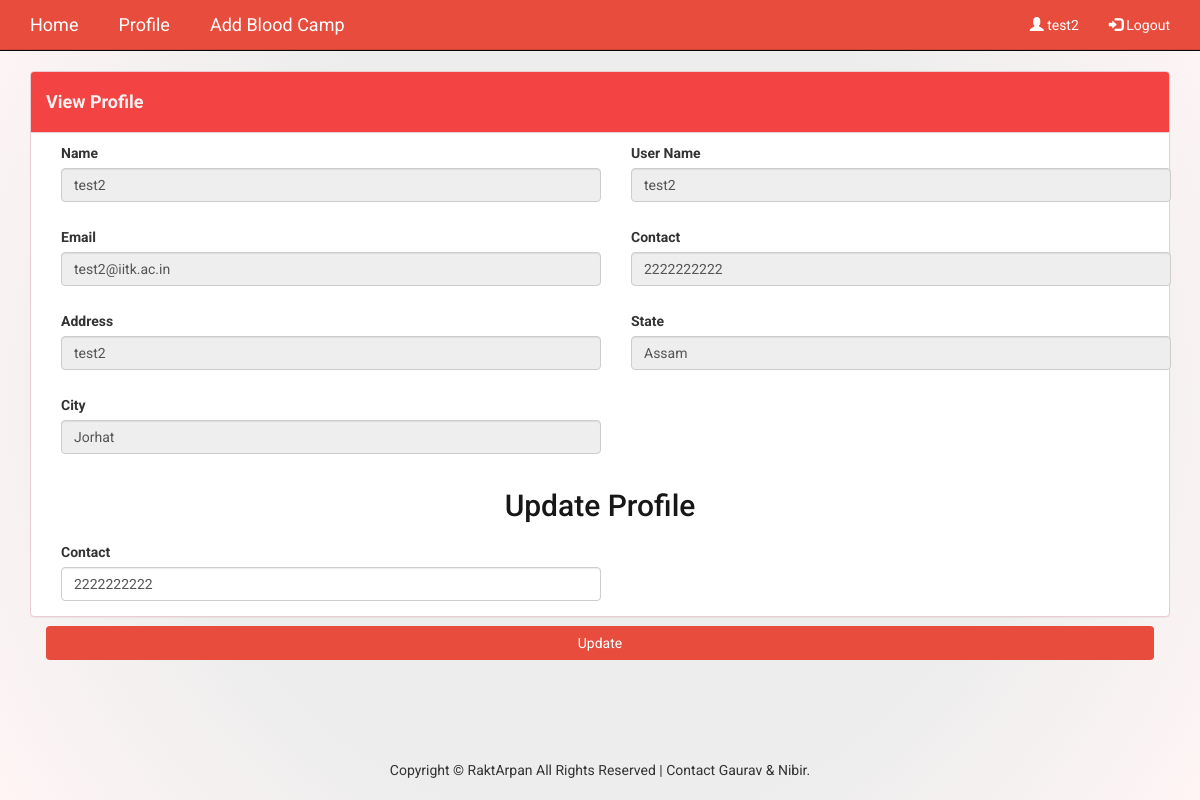
The page /user/blood_bank_dashboard/blood_bank_profile (signed in) on the database its author committed.
### user/models.py (models this page shows, shortened)
class User(models.Model):
    user_id = models.AutoField(primary_key=True)
    blood_bank_name = models.CharField(max_length=120, blank=False)
    username = models.CharField(max_length=40, unique=True, blank=False)
    email = models.EmailField(max_length=100, unique=True, blank=False)
    password = models.CharField(max_length=100, blank=False)
    contact = models.CharField(max_length=10, default="N/A", blank=False)
    address = models.CharField(max_length=400, default="N/A", blank=False)
    roles = models.CharField(max_length=20, default="N/A", blank=False) #blood_bank : for role based restriction
    state = models.ForeignKey(State, on_delete=models.CASCADE,null=True,  default = None)
    city = models.ForeignKey(City, on_delete=models.CASCADE, null=True, default = None)

class State(models.Model):
    state_id = models.AutoField(primary_key=True)
    name = models.CharField(max_length=30, blank=False)

class City(models.Model):
    city_id = models.AutoField(primary_key=True)
    name = models.CharField(max_length=30, blank=False)
    state = models.ForeignKey(State, null=True,on_delete=models.CASCADE)

### user/views.py (the view)
# urls.py: path("blood_bank_dashboard/blood_bank_profile", views.blood_bank_profile, name="blood_bank_profile"),
def blood_bank_profile(request):
    user = IsLoggedIn(request)
    if user is None:
        return HttpResponseRedirect("/user")
    else:
        if user.roles == "blood_bank":
            data = {"blood_bank": None}
            for b in User.objects.all():
                if b == user:
                    data["blood_bank"] = b
                    break
            return render(request, "blood_bank_profile.html", data)
        else:
            messages.error(request, "Kindly login to view the page!")
            return HttpResponseRedirect("/user")

### user/utils.py (called while the page is built)
def IsLoggedIn(request):
    if request.session.has_key("username"):
        try:
            user = User.objects.get(username=request.session["username"])
            return user
        except:
            return None
    else:
        return None

### user/templates/blood_bank_profile.html (shortened to what this page needs)
<!DOCTYPE html>
<html>
<head>
    {% load static %}
    <link href="{% static 'css/bootstrap.min.css' %}" rel="stylesheet">
    <link href="{% static 'css/index.css' %}" rel="stylesheet">
</head>
<body>
    <div class="navbar navbar-inverse navbar-fixed-top">
        <div class="container navbar-1">
            <div class="navbar-header">
                <a class="navbar-brand" href="/user/blood_bank_dashboard" style="margin-right: 25px;">Home</a>
                <a class="navbar-brand" href="/user/blood_bank_dashboard/blood_bank_profile" style="margin-right: 25px;">Profile</a>
                <a class="navbar-brand" href="/user/blood_bank_dashboard/blood_camp" style="margin-right: 25px;">Add Blood Camp</a>
            </div>
            <div class="collapse navbar-collapse" id="myNavbar">
                <ul class="nav navbar-nav navbar-right">
                    <li><a href=""><span class = "glyphicon glyphicon-user"></span> {{ blood_bank.username }}</a></li>
                    <li><a href = "/user/logout"><span class = "glyphicon glyphicon-log-in"></span> Logout</a></li>
                </ul>
            </div>
        </div>
    </div>
    <div class="container container-fluid">
        <div class="row">
            <main class="col-md-9 ml-sm-auto col-lg-12 px-md-4 py-4">
                {% if messages %}
                {% for message in messages %}
                {% if message.tags %}
                {% if message.tags == "error" %}
                <div class="panel panel-danger">
                {% endif %}
                {% if message.tags == "success" %}
                <div class="panel panel-success">
                {% endif %}
                    <div class="panel-heading">
                        <strong><h5 class="{{ message.tags }}">{{ message }}</h5></strong>
                    </div>
                {% endif %}
                {% endfor %}
                {% else %}
                <div class="panel panel-danger">
                    <div class="panel-heading">
                        <h4><strong>View Profile</strong></h4>
                    </div>
                {% endif %}
                <div class="container container-fluid">
                    <div class="form-group col-md-6">
                        <label for="name">Name</label>
                        <input type="text" class="form-control" id="name" value="{{blood_bank.blood_bank_name}}" disabled>
                    </div>
                    <div class="form-group col-md-6">
                        <label for="username">User Name </label>
                        <input type="text" class="form-control" id="username" value="{{blood_bank.username}}" disabled>
                    </div>
                    <div class="form-group col-md-6">
                        <label for="email">Email</label>
                        <input type="text" class="form-control" id="email" value="{{blood_bank.email}}" disabled>
                    </div>
                    <div class="form-group col-md-6">
                        <label for="contact">Contact</label>
                        <input type="text" class="form-control" id="contact" value="{{blood_bank.contact}}" disabled>
                    </div>
                    <div class="form-group col-md-6">
                        <label for="address">Address</label>
                        <input type="text" class="form-control" id="address" value="{{blood_bank.address}}" disabled>
                    </div>
                    <div class="form-group col-md-6">
                        <label for="department">State</label>
                        <input type="text" class="form-control" id="department" value="{{blood_bank.state.name}}" disabled>
                    </div>
                    <div class="form-group col-md-6">
                        <label for="designation">City</label>
                        <input type="text" class="form-control" id="designation" value="{{blood_bank.city.name}}"
                            disabled>
                    </div>
                </div>
                <h1 class="h2 card-header-1">Update Profile</h1>
                <div class="container container-fluid">
                    <form action = "blood_bank_profile/update_blood_bank_profile" method = "POST">
                        <div class="form-group col-md-6">
                            <label for="contact">Contact</label>
                            <input type="text" class="form-control" id="contact" name = "contact" value="{{blood_bank.contact}}" pattern="[1-9]{1}[0-9]{9}" >
                        </div>
                    </div>
                        <div class="form-group col-md-12">
                            <button type="submit" class="btn btn-block">Update</button>
                        </div>
            <footer class="navbar-fixed-bottom">
                    <div class="container">
                        <center>
                            <p>
                                Copyright &copy; RaktArpan All Rights Reserved | Contact Gaurav & Nibir.</p>
                        </center>
                    </div>
            </footer>
</body>
</html>

### user/static/css/index.css (style rules this page uses)
html, body { width: 100%; height: 100%; margin: 0; font-family: 'Roboto', sans-serif; }
a { text-decoration: none; background-color: transparent; color: #444040; }
footer { background-color: none; color: #333; padding: 10px 0; height: 50px; width: 100%; }
footer, .push { height: 50px; }

### user/templates/blood_bank_profile.html (style rules this page uses)
body { background: rgb(237,237,237); background: radial-gradient(circle, rgba(237,237,237,1) 59%, rgba(255,245,245,1) 100%); }
.form-group { margin-bottom: 15px; margin-top: 10px; }
.panel-danger>.panel-heading { color: #f6f2f2; background-color: #f34343; border-color: #ebccd1; }
.panel-danger { border-color: #ebccd1; }
.navbar { box-shadow: inset 0 -1px 0 rgba(0, 0, 0, .1); }
@media (min-width: 767.98px) { .navbar { top: 0; position: sticky; z-index: 999; } }
.navbar-inverse { background-color: #E74C3C; }
.navbar-inverse .navbar-nav>li>a { color: #fff; }
.navbar-inverse .navbar-brand { color: #fff; }
.card-header-1 { display:flex; align-items:center; justify-content:center; color: #181717; }
.btn { background-color: #E74C3C; color: #fff; }

### rows shown on the page
User: username "test2", blood_bank_name "test2", email "test2@iitk.ac.in", contact "2222222222", address "test2", state.name "Assam", city.name "Jorhat"
